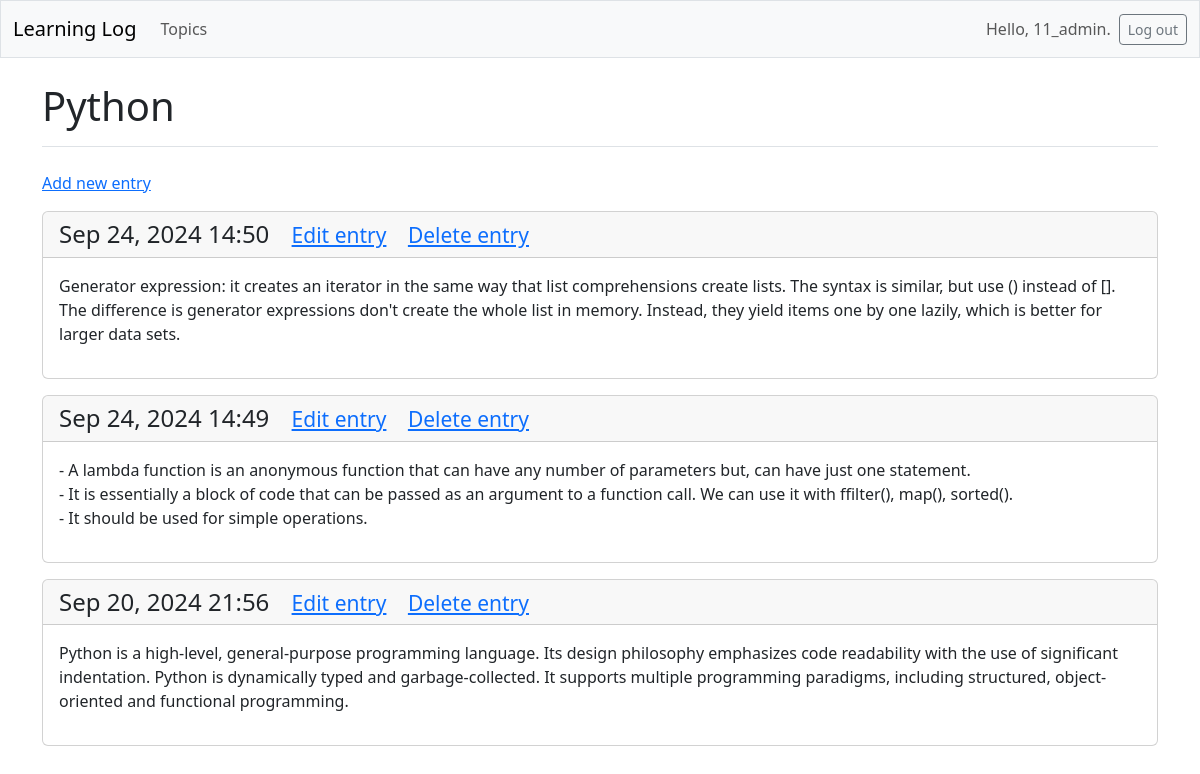
The page /topics/3/ (signed in) on the database its author committed.
### learning_logs/models.py (models this page shows, shortened)
class Topic(models.Model):
    text = models.CharField(max_length=200)
    date_added = models.DateTimeField(auto_now_add=True)
    owner = models.ForeignKey(User, on_delete=models.CASCADE)

class Entry(models.Model):
    topic = models.ForeignKey(Topic, on_delete=models.CASCADE)
    text = models.TextField()
    date_added = models.DateTimeField(auto_now_add=True)
    class Meta:
        verbose_name_plural = 'entries'

### learning_logs/views.py (the view)
# urls.py: path('topics/<int:topic_id>/', views.topic, name='topic'),
@login_required
def topic(request, topic_id):
    topic = Topic.objects.get(id=topic_id)
    check_topic_owner(topic, request.user)
    entries = topic.entry_set.order_by('-date_added')
    context = {'topic': topic, 'entries': entries}
    return render(request, 'learning_logs/topic.html', context)

### learning_logs/views.py (called while the page is built)
def check_topic_owner(topic, current_user):
    if topic.owner != current_user:
        raise Http404

### learning_logs/templates/learning_logs/topic.html
{% extends "learning_logs/base.html" %}
{% block page_header %}
  <h1>{{ topic.text }}</h1>
{% endblock page_header %}
{% block content %}
  <p>
    <a href="{% url 'learning_logs:new_entry' topic.id %}">Add new entry</a>
  </p>
    {% for entry in entries %}
      <div class="card mb-3">
        <h4 class="card-header">
          {{ entry.date_added|date:'M d, Y H:i' }}
          <small class="ms-3"><a href="{% url 'learning_logs:edit_entry' entry.id %}">Edit entry</a>
          </small>
          <small class="ms-3"><a href="{% url 'learning_logs:delete_entry' entry.id %}">Delete entry</a>
          </small>
        </h4>
        <div class="card-body">{{ entry.text|linebreaks }}</div>
      </div>
    {% empty %}
      <p>There are no entries for this topic yet.</p>
    {% endfor %}
{% endblock  %}

### learning_logs/templates/learning_logs/base.html (shortened to what this page needs)
<!DOCTYPE html>
<html lang="en">
<head>
  {% load django_bootstrap5 %}
  {% bootstrap_css %}
</head>
<body>
  <nav class="navbar navbar-expand-md navbar-light bg-light mb-4 border">
    <div class="container-fluid">
      <a href="{% url 'learning_logs:index' %}" class="navbar-brand">Learning Log</a>
      <div class="collapse navbar-collapse" id="navbarCollapse">
        <ul class="navbar-nav me-auto mb-2 mb-md-0">
          <li class="nav-item">
            <a class="nav-link" href="{% url 'learning_logs:topics' %}">
              Topics</a></li>
        </ul>
        <ul class="navbar-nav ms-auto mb-2 mb-md-0">
          {% if user.is_authenticated %}
            <li class="nav-item">
              <span class="navbar-text me-2">Hello, {{ user.username }}.
                </span></li>
          {% endif %}
        </ul>
        {% if user.is_authenticated %}
          <form action="{% url 'accounts:logout' %}" method='post'>
            <button name='submit' class='btn btn-outline-secondary btn-sm'>
              Log out</button>
          </form>
        {% endif %}
    </div>
  </nav>
  <main class="container">
    <div class="pb-2 mb-2 border-bottom">
      {% block page_header %}{% endblock page_header %}
    </div>
    <div class="my-4">
      {% block content %}{% endblock content %}
    </div>
  </main>
</body>
</html>

### rows shown on the page
Topic: text "Python"
Entry: date_added "Sep 24, 2024 14:50", text "Generator expression: it creates an iterator in the same way that list comprehensions create lists. The syntax is similar, but use () instead of []. The difference is generator expressions don't create the whole list in memory. Instead, they yield items one by one lazily, which is better for larger data sets."
Entry: date_added "Sep 24, 2024 14:49", text "- A lambda function is an anonymous function that can have any number of parameters but, can have just one statement. - It is essentially a block of code that can be passed as an argument to a function call. We can use it with ffilter(), map(), sorted(). - It should be used for simple operations."
Entry: date_added "Sep 20, 2024 21:56", text "Python is a high-level, general-purpose programming language. Its design philosophy emphasizes code readability with the use of significant indentation. Python is dynamically typed and garbage-collected. It supports multiple programming paradigms, including structured, object-oriented and functional programming."

### other values the page prints
{{ user.username }} "11_admin"
